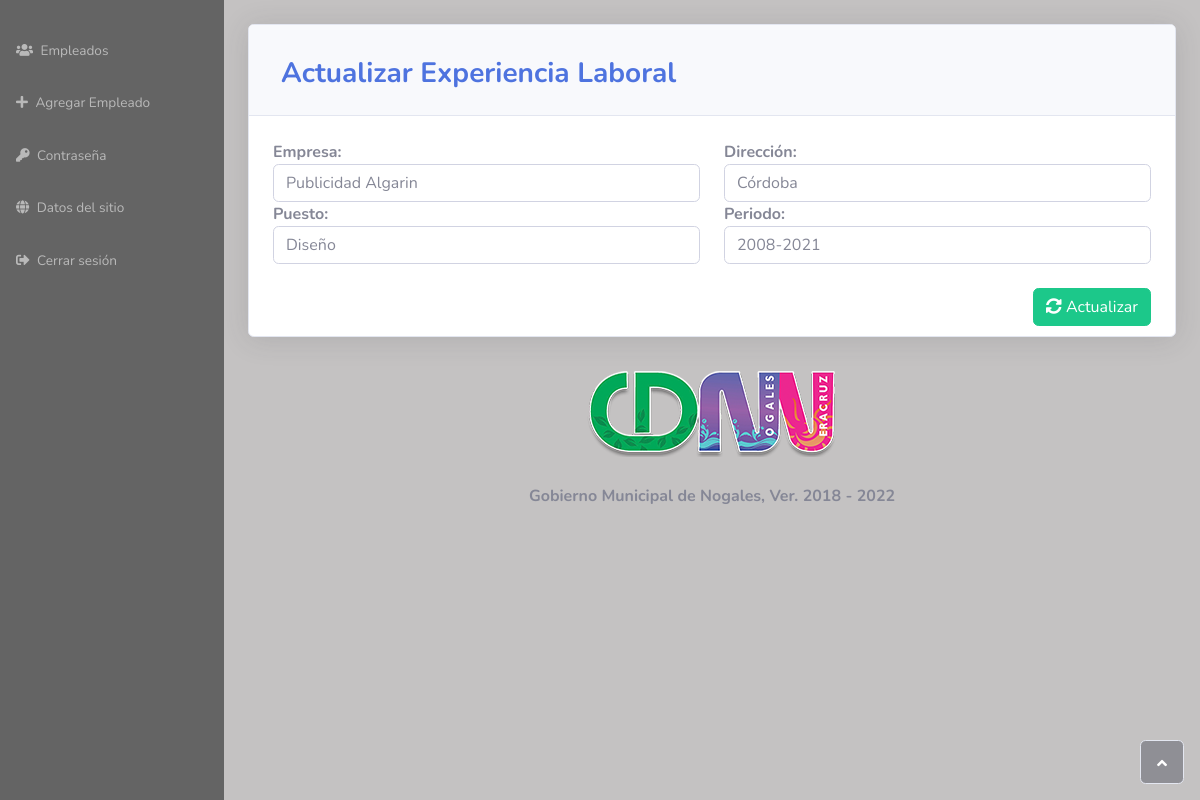
/experienceUpdate.php?id=27 (signed in), run on the app's committed database.
### tables this page shows
CREATE TABLE IF NOT EXISTS `experience` (
  `e_id` int(11) NOT NULL AUTO_INCREMENT,
  `e_user` int(11) NOT NULL,
  `e_emp` varchar(100) NOT NULL,
  `e_dir` varchar(255) NOT NULL,
  `e_pue` varchar(255) NOT NULL,
  `e_per` varchar(100) NOT NULL,
  PRIMARY KEY (`e_id`)
);

CREATE TABLE IF NOT EXISTS `enterprise` (
  `id` int(11) NOT NULL AUTO_INCREMENT,
  `name` varchar(255) NOT NULL,
  `image` varchar(255) NOT NULL,
  PRIMARY KEY (`id`)
);

### include/experience.php (called while the page is built, shortened)
<?php
class experience
{
    private $conn;
    private $table_name = "experience";
    public function __construct($db)
    {
        $this->conn = $db;
    }
    function experienceGet()
    {
        $query = "SELECT * FROM " . $this->table_name . " WHERE e_id = :id ";
        $stmt = $this->conn->prepare($query);
        $stmt->bindParam(':id', $this->e_id, PDO::PARAM_INT);
        $stmt->execute();
        return $stmt;
    }
}

### include/enterprise.php (called while the page is built, shortened)
<?php
class enterprise
{
    private $conn;
    private $table_name = "enterprise";
    public function __construct($db)
    {
        $this->conn = $db;
    }
    function enterpriseGet()
    {
        $id = 1;
        $query = "SELECT * FROM " . $this->table_name . " WHERE id = :id ";
        $stmt = $this->conn->prepare($query);
        $stmt->bindParam(':id', $id, PDO::PARAM_INT);
        $stmt->execute();
        return $stmt;
    }
}

### experienceUpdate.php (the view, shortened to what this page needs)
<?php
include 'header.php';
include 'include/experience.php';
$user_id = $_GET['id'];
$exp       = new experience($conexion);
$exp->e_id = $user_id;
$experiece    = $exp->experienceGet();
$rowExp = $experiece->fetch(PDO::FETCH_ASSOC);
?>
<body>
    <div id="wrapper" class="bgris">
        <?php
        include 'nav.php';
        ?>
        <div class="d-flex flex-column" id="content-wrapper">
            <div id="page-top">
                <div class="container-fluid">
                    <br>
                    <div class="row">
                        <div class="col-md-12">
                            <div class="card shadow">
                                <div class="card-header py-3">
                                    <div class="card-body">
                                        <h3 class="text-primary fw-bold float-start">Actualizar Experiencia Laboral</h3>
                                    </div>
                                </div>
                                <div clas="row">
                                    <div class="col-md-12 p-4">
                                        <form method="POST" class="form-border bg-white user" id="actualizar" >
                                            <div class="row">
                                                <div class="col-md-6">
                                                    <label><strong>Empresa:</strong></label>
                                                    <input type="text" name="emp" class="form-control" value="<?php echo "{$rowExp["e_emp"]}"; ?>">
                                                </div>
                                                <div class="col-md-6">
                                                    <label><strong>Dirección:</strong></label>
                                                    <input type="text" name="dir" class="form-control" value="<?php echo "{$rowExp["e_dir"]}"; ?>">
                                                </div>
                                                <div class="col-md-6">
                                                    <label><strong>Puesto:</strong></label>
                                                    <input type="text" name="pue" class="form-control" value="<?php echo "{$rowExp["e_pue"]}"; ?>">
                                                </div>
                                                <div class="col-md-6">
                                                    <label><strong>Periodo:</strong></label>
                                                    <input type="text" name="per" class="form-control" value="<?php echo "{$rowExp["e_per"]}"; ?>">
                                                </div>
                                            </div>
                                            <br>
                                            <button type="submit" class="btn btn-success float-end text-white"><i class="fas fa-sync-alt"></i> Actualizar </button>
                                            <br>
                                        </form>
                                    </div>
                                </div>
                            </div>
                        </div>
                        <br>
                    </div>
                </div>
                <?php include 'footer.php'; ?>
            </div>
        </div>
</body>
</html>

### footer.php
<div class="row">
    <div class="col-md-12">
        <footer class="sticky-footer">
            <div class="container my-auto">
                <div class="text-center my-auto copyright">
                    <img src="<?php echo "{$rowEnterprise["image"]}"; ?>" class="img-site">
                    <h6><?php echo "{$rowEnterprise["name"]}" ?></h6>
                </div>
                <a class="border rounded d-inline scroll-to-top" href="#page-top"><i class="fas fa-angle-up"></i></a>
            </div>
        </footer>
    </div>
</div>

### css/style.css (style rules this page uses)
:root { --Gris: rgb(100, 100, 100); --Primary: rgb(4, 35, 172); --Succes: #009341; --Danger: #e61e22; --Warning: #ffbe18; --bgGris: #c4c2c2; --Gold: #D4AF37; }
.img-site { max-width: 250px; max-height: 100px; display:block; margin:auto; margin-bottom: 30px; }
a { text-decoration: none; color: var(--Gris); }
body { background-color: var(--bgGris); }
h6 { font-weight: bold; }

### data on the page
experience: emp "Publicidad Algarin", dir "Córdoba", pue "Diseño", per "2008-2021"
enterprise: image (picture), name "Gobierno Municipal de Nogales, Ver. 2018 - 2022"
